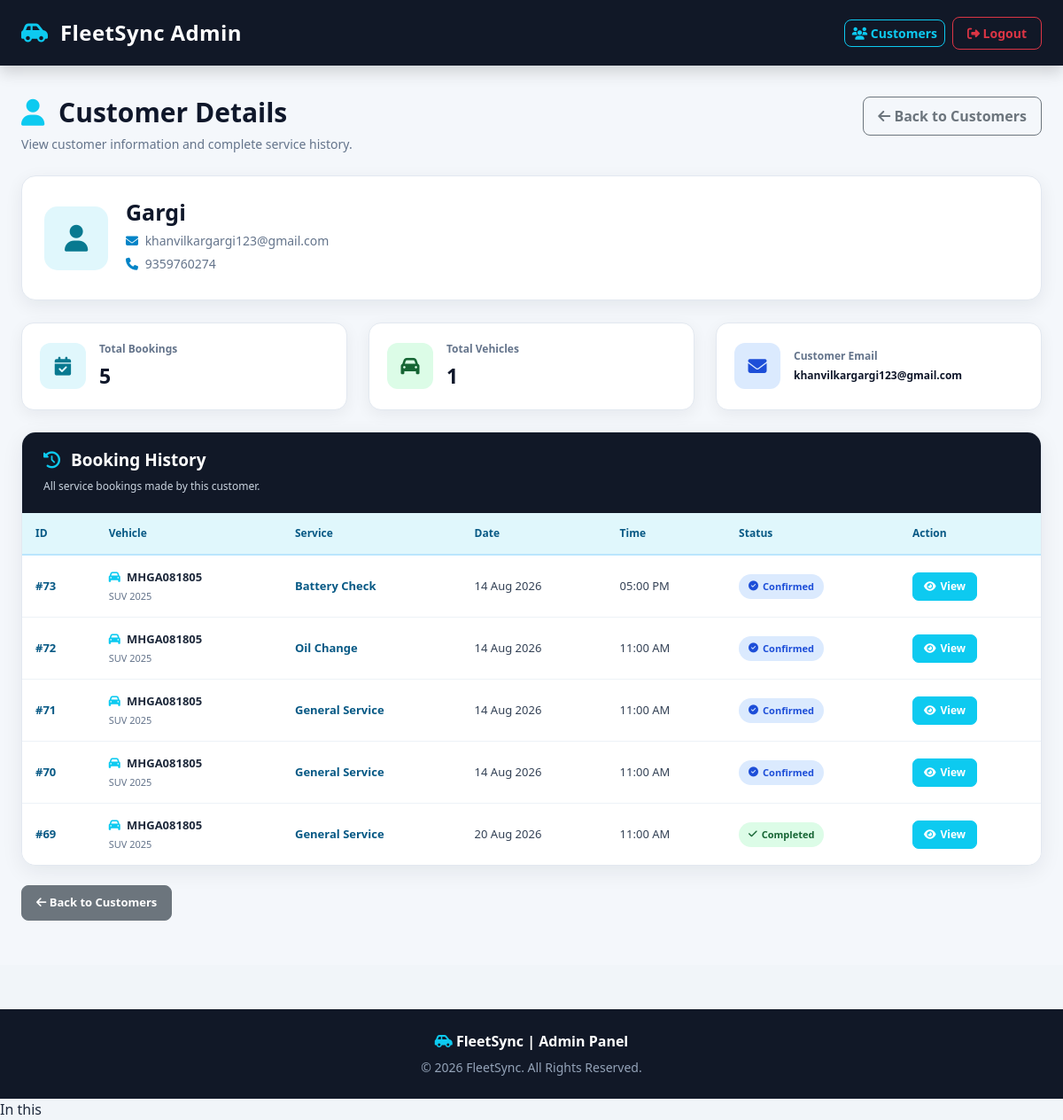
The app's page /FleetSyncAdmin/admin_customer_details.php?email=khanvilkargargi123@gmail.com (signed in) with its own data.
### tables this page shows
CREATE TABLE `bookings` (
  `id` int(11) NOT NULL,
  `user_email` varchar(100) NOT NULL,
  `customer_name` varchar(100) DEFAULT NULL,
  `mobile` varchar(15) DEFAULT NULL,
  `vehicle_number` varchar(20) NOT NULL,
  `brand` varchar(50) DEFAULT NULL,
  `model` varchar(50) DEFAULT NULL,
  `vehicle_type` varchar(30) DEFAULT NULL,
  `km_reading` int(11) DEFAULT NULL,
  `service_type` varchar(100) NOT NULL,
  `booking_date` date NOT NULL,
  `booking_time` time NOT NULL,
  `last_service` date DEFAULT NULL,
  `next_service` date DEFAULT NULL,
  `notes` text DEFAULT NULL,
  `image` varchar(255) DEFAULT NULL,
  `status` varchar(30) DEFAULT 'Pending',
  `service_stage` varchar(50) NOT NULL DEFAULT 'Booking Confirmed',
  `created_at` timestamp NOT NULL DEFAULT current_timestamp(),
  `reminder_sent` tinyint(1) NOT NULL DEFAULT 0,
  `payment_method` varchar(30) DEFAULT NULL,
  `payment_status` varchar(30) DEFAULT 'Pending',
  `payment_id` varchar(100) DEFAULT NULL,
  `service_completed_date` date DEFAULT NULL,
  `service_amount` decimal(10,2) DEFAULT 0.00,
  `payment_date` date DEFAULT NULL
);

### FleetSyncAdmin/admin_customer_details.php (the view, shortened to what this page needs)
<?php
include '../config.php';
$email = isset($_GET['email']) ? trim($_GET['email']) : '';
$stmt = mysqli_prepare(
    $conn,
    "SELECT
        MAX(customer_name) AS customer_name,
        user_email,
        MAX(mobile) AS mobile,
        COUNT(*) AS total_bookings,
        COUNT(DISTINCT vehicle_number) AS total_vehicles
     FROM bookings
     WHERE user_email = ?
     GROUP BY user_email"
);
mysqli_stmt_bind_param($stmt, "s", $email);
mysqli_stmt_execute($stmt);
$result = mysqli_stmt_get_result($stmt);
$customer = mysqli_fetch_assoc($result);
$stmt = mysqli_prepare(
    $conn,
    "SELECT *
     FROM bookings
     WHERE user_email = ?
     ORDER BY id DESC"
);
mysqli_stmt_bind_param($stmt, "s", $email);
mysqli_stmt_execute($stmt);
$bookings_result = mysqli_stmt_get_result($stmt);
function clean($value)
{
    return htmlspecialchars(
        $value ?? '',
        ENT_QUOTES,
        'UTF-8'
    );
}
?>  <!DOCTYPE html>  <html lang="en">  <head>  <meta charset="UTF-8">  <meta name="viewport"
  <link
href="https://cdn.jsdelivr.net/npm/bootstrap@5.3.7/dist/css/bootstrap.min.css"
rel="stylesheet">  <link
rel="stylesheet"
href="https://cdnjs.cloudflare.com/ajax/libs/font-awesome/6.7.0/css/all.min.css">  <link
rel="stylesheet"
href="css/admin.css">
</head>
<body>
  <nav class="navbar navbar-dark bg-dark shadow">  <div class="container-fluid px-4">
    <a href="admin_dashboard.php"
       class="navbar-brand fw-bold fs-4">
        <i class="fa-solid fa-car-side text-info"></i>
        FleetSync Admin
    </a>
    <div class="d-flex align-items-center gap-2">
        <a href="admin_customers.php"
           class="btn btn-outline-info btn-sm">
            <i class="fa-solid fa-users"></i>
            Customers
        </a>
        <a href="admin_logout.php"
           class="btn btn-outline-danger btn-sm">
            <i class="fa-solid fa-right-from-bracket"></i>
            Logout
        </a>
    </div>
</div>
</nav>    <main class="customer-details-page">  <div class="container-fluid px-4">
<div class="customer-details-header">
    <div>
        <h1>
            <i class="fa-solid fa-user text-info"></i>
            Customer Details
        </h1>
        <p>
            View customer information and complete service history.
        </p>
    </div>
    <a href="admin_customers.php"
       class="btn btn-outline-secondary">
        <i class="fa-solid fa-arrow-left"></i>
        Back to Customers
    </a>
</div>
<div class="customer-details-summary">
    <div class="customer-large-avatar">
        <i class="fa-solid fa-user"></i>
    </div>
    <div class="customer-summary-info">
        <h2>
            <?php
            echo clean(
                $customer['customer_name']
                ?: 'Customer'
            );
            ?>
        </h2>
        <p>
            <i class="fa-solid fa-envelope"></i>
            <?php
            echo clean($customer['user_email']);
            ?>
        </p>
        <?php if (!empty($customer['mobile'])) { ?>
            <p>
                <i class="fa-solid fa-phone"></i>
                <?php
                echo clean($customer['mobile']);
                ?>
            </p>
        <?php } ?>
    </div>
</div>
<div class="row g-4 mb-4">
    <div class="col-md-4">
        <div class="customer-detail-stat">
            <div class="customer-detail-stat-icon">
                <i class="fa-solid fa-calendar-check"></i>
            </div>
            <div>
                <span>Total Bookings</span>
                <strong>
                    <?php
                    echo (int)$customer['total_bookings'];
                    ?>
                </strong>
            </div>
        </div>
    </div>
    <div class="col-md-4">
        <div class="customer-detail-stat">
            <div class="customer-detail-stat-icon vehicle">
                <i class="fa-solid fa-car"></i>
            </div>
            <div>
                <span>Total Vehicles</span>
                <strong>
                    <?php
                    echo (int)$customer['total_vehicles'];
                    ?>
                </strong>
            </div>
        </div>
    </div>
    <div class="col-md-4">
        <div class="customer-detail-stat">
            <div class="customer-detail-stat-icon email">
                <i class="fa-solid fa-envelope"></i>
            </div>
            <div>
                <span>Customer Email</span>
                <strong class="small-email">
                    <?php
                    echo clean($customer['user_email']);
                    ?>
                </strong>
            </div>
        </div>
    </div>
</div>
<div class="customer-history-card">
    <div class="customer-history-header">
        <div>
            <h4>
                <i class="fa-solid fa-clock-rotate-left"></i>
                Booking History
            </h4>
            <span>
                All service bookings made by this customer.
            </span>
        </div>
    </div>
    <div class="table-responsive">
        <table class="table customer-history-table">
            <thead>
                <tr>
                    <th>ID</th>
                    <th>Vehicle</th>
                    <th>Service</th>
                    <th>Date</th>
                    <th>Time</th>
                    <th>Status</th>
                    <th>Action</th>
                </tr>
            </thead>
            <tbody>
            <?php
            if (mysqli_num_rows($bookings_result) > 0) {
                while ($booking =
                    mysqli_fetch_assoc($bookings_result)
                ) {
                    $status =
                        $booking['status'] ?? 'Pending';
            ?>
                <tr>
                    <td>
                        <strong class="booking-id">
                            #<?php
                            echo (int)$booking['id'];
                            ?>
                        </strong>
                    </td>
                    <td>
                        <strong>
                            <i class="fa-solid fa-car text-info"></i>
                            <?php
                            echo clean(
                                $booking['vehicle_number']
                            );
                            ?>
                        </strong>
                        <small class="d-block text-muted">
                            <?php
                            echo clean(
                                $booking['brand'] ?? ''
                            );
                            ?>
                            <?php
                            if (!empty($booking['model'])) {
                                echo ' ' .
                                    clean($booking['model']);
                            }
                            ?>
                        </small>
                    </td>
                    <td>
                        <strong class="service-name">
                            <?php
                            echo clean(
                                $booking['service_type']
                            );
                            ?>
                        </strong>
                    </td>
                    <td>
                        <?php
                        if (!empty($booking['booking_date'])) {
                            echo date(
                                "d M Y",
                                strtotime(
                                    $booking['booking_date']
                                )
                            );
                        } else {
                            echo "N/A";
                        }
                        ?>
                    </td>
                    <td>
                        <?php
                        if (!empty($booking['booking_time'])) {
                            echo date(
                                "h:i A",
                                strtotime(
                                    $booking['booking_time']
                                )
                            );
                        } else {
                            echo "N/A";
                        }
                        ?>
                    </td>
                    <td>
                        <?php
                        $status_class =
                            strtolower($status);
                        ?>
                        <span
                            class="customer-status
                            customer-status-<?php
                            echo clean($status_class);
                            ?>">
                            <?php
                            if ($status === 'Pending') {
                                echo '<i class="fa-solid fa-clock"></i>';
                            } elseif ($status === 'Confirmed') {
                                echo '<i class="fa-solid fa-circle-check"></i>';
                            } elseif ($status === 'Completed') {
                                echo '<i class="fa-solid fa-check"></i>';
                            } elseif ($status === 'Cancelled') {
                                echo '<i class="fa-solid fa-xmark"></i>';
                            }
                            ?>
                            <?php
                            echo clean($status);
                            ?>
                        </span>
                    </td>
                    <td>
                        <a
                            href="admin_booking_details.php?id=<?php echo (int)$booking['id']; ?>"
                            class="btn btn-info btn-sm text-white">
                            <i class="fa-solid fa-eye"></i>
                            View
                        </a>
                    </td>
                </tr>
            <?php
                }
            }
            ?>
            </tbody>
        </table>
    </div>
</div>
<div class="customer-details-actions">
    <a href="admin_customers.php"
       class="btn btn-secondary">
        <i class="fa-solid fa-arrow-left"></i>
        Back to Customers
    </a>
</div>
</div>  </main>    <footer class="admin-footer">  <p>
    <i class="fa-solid fa-car-side text-info"></i>
    FleetSync | Admin Panel
</p>
<small>
    © 2026 FleetSync. All Rights Reserved.
</small>
</footer>  </body>  </html>  <?php

### records on screen
bookings: id "73", vehicle_number "MHGA081805", brand "SUV", model "2025", service_type "Battery Check", booking_date "14 Aug 2026", booking_time "05:00 PM", status "Confirmed"
bookings: id "72", vehicle_number "MHGA081805", brand "SUV", model "2025", service_type "Oil Change", booking_date "14 Aug 2026", booking_time "11:00 AM", status "Confirmed"
bookings: id "71", vehicle_number "MHGA081805", brand "SUV", model "2025", service_type "General Service", booking_date "14 Aug 2026", booking_time "11:00 AM", status "Confirmed"
bookings: id "70", vehicle_number "MHGA081805", brand "SUV", model "2025", service_type "General Service", booking_date "14 Aug 2026", booking_time "11:00 AM", status "Confirmed"
bookings: id "69", vehicle_number "MHGA081805", brand "SUV", model "2025", service_type "General Service", booking_date "20 Aug 2026", booking_time "11:00 AM", status "Completed"

### other values on screen
$customer['user_email'] "khanvilkargargi123@gmail.com"
$customer['mobile'] "9359760274"
$customer['total_bookings'] "5"
$customer['total_vehicles'] "1"
